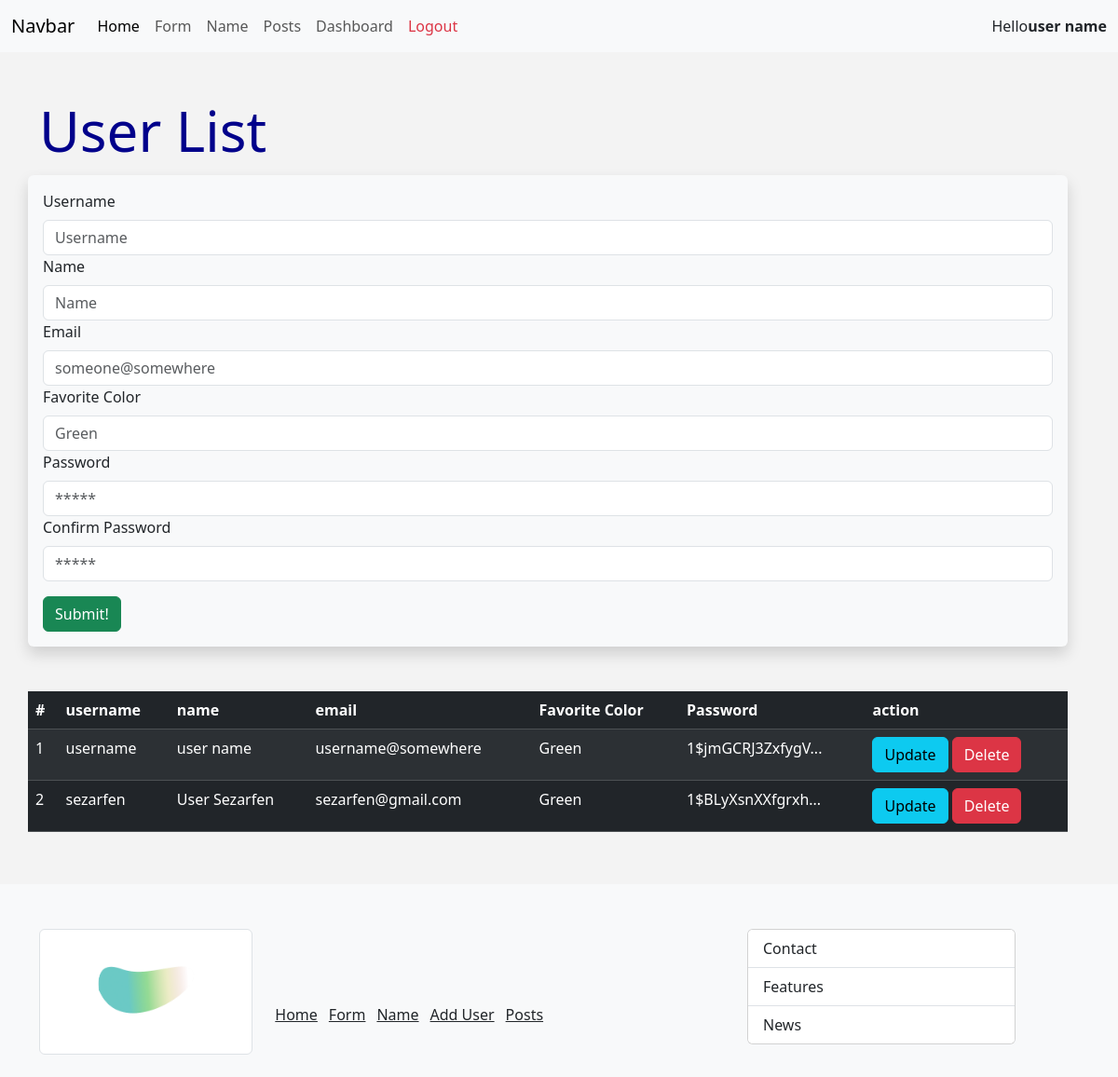
Page /user/add (signed in) on the committed database.
### main.py (models this page shows, shortened)
class Users(db.Model, UserMixin):
	id = db.Column(db.Integer, primary_key=True)
	username = db.Column(db.String(25), nullable=False) # unique=True causes a problem
	name = db.Column(db.String(55), nullable=False)
	email = db.Column(db.String(125), nullable=False, unique=True)
	date_added = db.Column(db.DateTime, default=datetime.utcnow)
	favorite_color = db.Column(db.String(25))
	password = db.Column(db.String(101), nullable=False)
	def shorten_the_password(self):
		return str(self.password)[15:30] + "..."

### main.py (the view, shortened to what this page needs)
@app.route("/user/add", methods=["GET", "POST"])
def add_user(): # Register Page
	username = None
	form = UserForm()
	our_users = Users.query.order_by(Users.id)
	return render_template("user/add_user.html", form=form, username=username, our_users=our_users)

### main.py
class UserForm(FlaskForm):
	username = StringField("Username", validators=[DataRequired()])
	name = StringField("Name", validators=[DataRequired()])
	email = EmailField("Email", validators=[DataRequired()])
	favorite_color = StringField("Favorite Color", validators=[DataRequired()])
	password = PasswordField("Password", validators=[DataRequired()])
	confirm_password = PasswordField("Confirm Password", validators=[DataRequired(), EqualTo("password",
																							 message="Passwords must match!")])  # we can use that message later
	submit = SubmitField(label="Submit!")

### main.py (called while the page is built)
@login_manager.user_loader
def load_user(user_id):
	return Users.query.get(int(user_id))

### templates/user/add_user.html (shortened to what this page needs)
{% extends 'base.html' %}
{% block content %}
	<h1>User List</h1>
	<div class="shadow p-3 mt-1 bg-body-tertiary rounded">
		<form method="POST">
			{{form.username.label(class="form-label")}}
			{{form.username(class="form-control", placeholder = "Username")}}
			{{form.name.label(class="form-label")}}
			{{form.name(class="form-control", placeholder = "Name")}}
			{{form.email.label(class="form-label")}}
			{{form.email(class="form-control", placeholder = "someone@somewhere")}}
			{{form.favorite_color.label(class="form-label")}}
			{{form.favorite_color(class="form-control", placeholder= "Green" )}}
			{{form.password.label(class="form-label")}}
			{{form.password(class="form-control", placeholder="*****")}}
			{{form.confirm_password.label(class="form-label")}}
			{{form.confirm_password(class="form-control", placeholder="*****")}}
			{{form.submit(class="btn btn-success mt-3")}}
		</form>
	</div>
	<br><br>
	<table class="table table-dark table-striped table-hover mt-5">
		<thead>
			<tr>
				<th class="col">#</th>
				<th class="col">username</th>
				<th class="col">name</th>
				<th class="col">email</th>
				<th class="col">Favorite Color</th>
				<th class="col">Password</th>
				<th class="col">action</th>
			</tr>
		</thead>
		<tbody>
			{% for our_user in our_users %}
			<tr scope="row">
				<td>{{our_user.id}}</td>
				<td>{{our_user.username}}</td>
				<td>{{our_user.name}}</td>
				<td>{{our_user.email}}</td>
				<td>{{our_user.favorite_color}}</td>
				<td>{{our_user.shorten_the_password()}}</td>
				<td>
					<a class="btn btn-info" href="/user/{{our_user.id}}">Update</a>
					<a class="btn btn-danger" href="{{url_for('delete_user', id = our_user.id) }}">Delete</a>
				</td>
			</tr>
			{% endfor %}
		</tbody>
	</table>
{% endblock %}

### templates/shared/navbar.html (shortened to what this page needs)
<nav class="navbar navbar-expand-lg bg-body-tertiary">
	<div class="container-fluid">
	  <a class="navbar-brand" href="{{url_for('index')}}">Navbar</a>
	  <div class="collapse navbar-collapse" id="navbarNav">
		<ul class="navbar-nav">
		  <li class="nav-item">
			<a class="nav-link active" aria-current="page" href="{{url_for('index')}}">Home</a>
		  </li>
		  <li class="nav-item">
			<a class="nav-link" href="{{url_for('form')}}">Form</a>
		  </li>
		  <li class="nav-item">
			<a class="nav-link" href="{{url_for('name')}}">Name</a>
		  </li>
		  <li class="nav-item">
			<a class="nav-link" href="{{url_for('get_posts')}}">Posts</a>
		  </li>
		{% if current_user.is_authenticated %}
		  <li class="nav-item">
			<a class="nav-link" href="{{url_for('get_dashboard')}}">Dashboard</a>
		  </li>
		  <li class="nav-item">
			<a class="nav-link link-danger" href="{{url_for('logout')}}">Logout</a>
		  </li>
		{% else %}
		  <li class="nav-item">
			<a class="nav-link" href="{{url_for('get_login')}}">Login</a>
		  </li>
		{% endif %}
		</ul>
	  </div>
	  {% if current_user.is_authenticated %}
	 	Hello <strong>{{current_user.name}}</strong>
	  {% endif %}
	</div>
  </nav>

### static/css/style.css (style rules this page uses)
h1 { color: darkblue; font-size: 60px; }
body { background-color: rgb(243, 243, 243); display: flex; flex-direction: column; flex-grow: 1; min-height: 100vh; }

### rows in the picture
Users: name "user name", username.label "Username", id "1", username "username", email "username@somewhere", favorite_color "Green", shorten_the_password "1$jmGCRJ3ZxfygV..."
Users: id "2", username "sezarfen", name "User Sezarfen", email "sezarfen@gmail.com", favorite_color "Green", shorten_the_password "1$BLyXsnXXfgrxh..."
